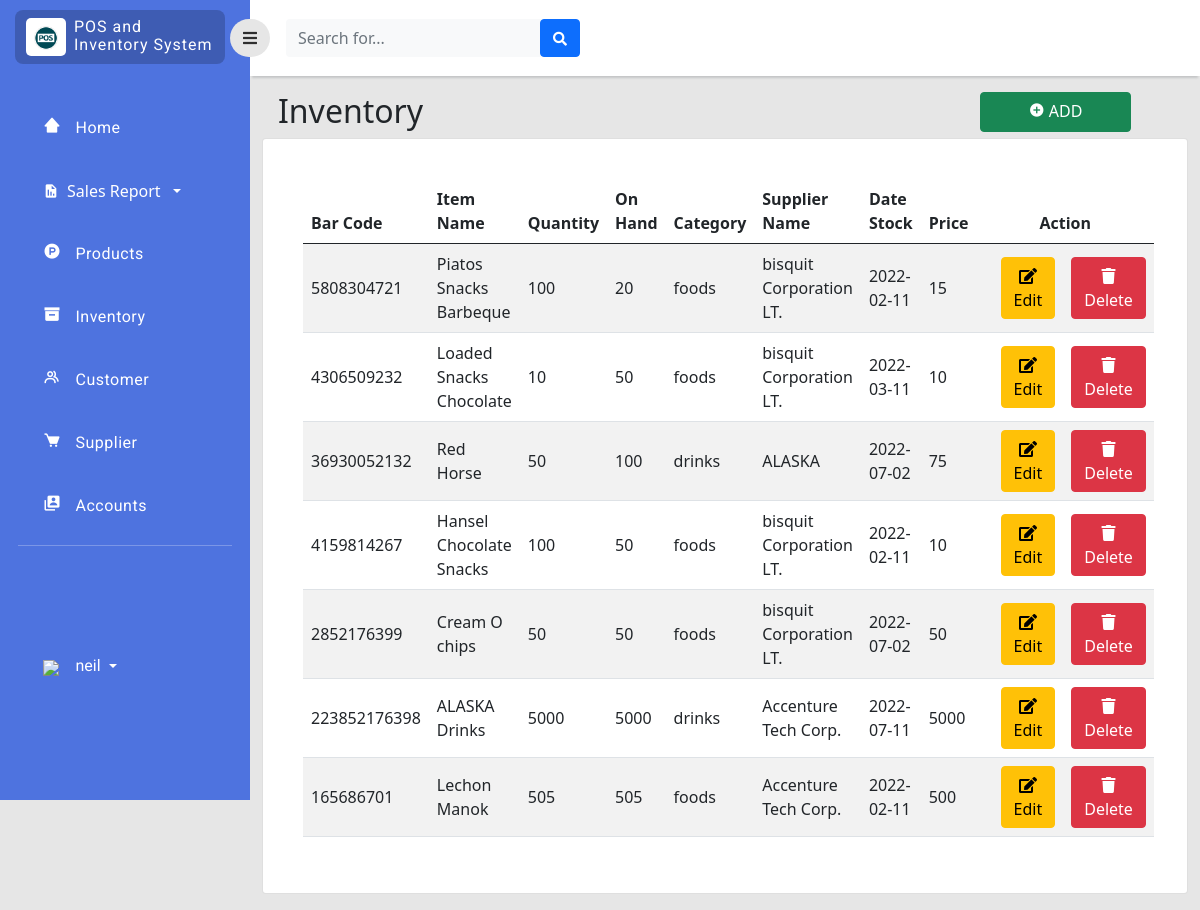
The page /php/inventory.php (signed in) on the database its author committed.
### tables this page shows
CREATE TABLE `inventory` (
  `item_id` bigint(11) NOT NULL,
  `bar_code` bigint(11) NOT NULL,
  `item_name` varchar(255) NOT NULL,
  `quantity` int(11) NOT NULL,
  `price` double NOT NULL,
  `profit` double NOT NULL,
  `on_hand` int(11) NOT NULL,
  `category_id` int(11) NOT NULL,
  `supplier_id` int(11) NOT NULL,
  `stock_in` date NOT NULL
);

CREATE TABLE `category` (
  `category_id` int(11) NOT NULL,
  `category_name` enum('foods','drinks') NOT NULL
);

CREATE TABLE `supplier` (
  `supplier_id` int(11) NOT NULL,
  `company_name` varchar(255) NOT NULL,
  `location_id` int(255) NOT NULL,
  `phone_no` int(11) NOT NULL
);

### php/inventory.php (the view, shortened to what this page needs)
<?php
include 'connection.php';
?>
<!doctype html>
<html lang="en">
  <head>
    <link href="https://cdn.jsdelivr.net/npm/bootstrap@5.0.2/dist/css/bootstrap.min.css" rel="stylesheet"
>
    <link rel="stylesheet" type="text/css" href="../style/dash.css">
    <link
      href="https://cdnjs.cloudflare.com/ajax/libs/font-awesome/5.15.1/css/all.min.css"
      rel="stylesheet"
    />
    <link href='https://unpkg.com/boxicons@2.1.2/css/boxicons.min.css' rel='stylesheet'>
    </head>
    <body>
    <div class="page">
        <div class="sidebar">
            <div class="sidebar-header">
                <div class="sidebar-logo-container">
                    <div class="logo-container">
                        <img class="logo-sidebar" src="../image/logo.png" />
                    </div>
                    <div class="sys-name-container mt-2">
                        <p class="sys-name">
                            POS and <br>
                            <span class="brand-subname">
                            Inventory System
                            </span>
                        </p>
                    </div>
                </div>
            </div>
            <div class="sidebar-body">
                <ul class="navigation-list">
                    <li class="navigation-list-item">
                        <a class="navigation-link" href="dashboard.php">
                            <div class="row">
                                <div class="col-2">
                                    <i class='bx bxs-home-alt-2'></i>
                                </div>
                                <div class="col-9">
                                    Home
                                </div>
                            </div>
                        </a>
                    </li>
                   <li class="navigation-list-item">
                        <a href="#submenu1" data-bs-toggle="collapse" class="d-flex align-items-center text-white text-decoration-none dropdown-toggle" >
                            <i class='bx bxs-report bi'></i><span class="mx-2 text-white">Sales Report</span></a>
                    </li>
                    <li class="navigation-list-item">
                        <a class="navigation-link" href="product.php">
                            <div class="row">
                                <div class="col-2">
                                    <i class='bx bxl-product-hunt' ></i>
                                </div>
                                <div class="col-9">
                                    Products
                                </div>
                            </div>
                        </a>
                    </li>
                     <li class="navigation-list-item">
                        <a class="navigation-link" href="inventory.php">
                            <div class="row">
                                <div class="col-2">
                                    <i class='bx bxs-box'></i>
                                </div>
                                <div class="col-9">
                                    Inventory
                                </div>
                            </div>
                        </a>
                    </li>
                    <li class="navigation-list-item">
                        <a class="navigation-link" href="customer.php">
                            <div class="row">
                                <div class="col-2">
                                    <i class='bx bx-group'></i>
                                </div>
                                <div class="col-9">
                                    Customer
                                </div>
                            </div>
                        </a>
                    </li>
                    <li class="navigation-list-item">
                        <a class="navigation-link" href="supplier.php">
                            <div class="row">
                                <div class="col-2">
                                    <i class='bx bxs-cart' ></i>
                                </div>
                                <div class="col-9">
                                    Supplier
                                </div>
                            </div>
                        </a>
                    </li>
                    <li class="navigation-list-item">
                        <a class="navigation-link" href="user_manager.php">
                            <div class="row">
                                <div class="col-2">
                                    <i class='bx bxs-user-account'></i>
                                </div>
                                <div class="col-9">
                                    Accounts
                                </div>
                            </div>
                        </a>
                    </li>
                    <hr style="color:rgb(255, 255, 255);margin-top:10px;">
                    <li class="navigation-list-item" style="margin-top: 45%;">
                        <div class="dropdown pb-1">
                            <a href="#" class="d-flex align-items-center text-white text-decoration-none dropdown-toggle" id="dropdownUser1" data-bs-toggle="dropdown" aria-expanded="false">
                                <div class="col-2">
                                    <img src="../image/user_35px.png" />
                                </div>
                                <span class="d-none d-sm-inline mx-1"><?php echo $_SESSION["username"];  ?></span>
                            </a>
                        </div>
                    </li>
                </ul>
            </div>
        </div>
        <div class="content">
            <div class="navigationBar">
                <button id="sidebarToggle" class="btn sidebarToggle">
                    <i class="fas fa-bars"></i>
                </button>
                <form class="d-none d-sm-inline-block form-inline mr-auto ml-md-3 my-2 my-md-0 mw-100 navbar-search ms-3">
                    <div class="input-group">
                        <input type="text" class="form-control bg-light border-0 small" placeholder="Search for..."aria-label="Search" aria-describedby="basic-addon2"id="SearchMo" onkeyup="myFunction()">
                        <div class="input-group-append">
                            <button class="btn btn-primary" type="button">
                                <i class="fas fa-search fa-sm"></i>
                            </button>
                        </div>
                    </div>
                </form>
            </div>
            <div class="col py-3 d-flex justify-content-center overflow-auto">
                 <div class="container-fluid">
                <div class="row">
                        <div class="col d-flex justify-content">
                            <br>
                            <div class="w-50">
                                <h2 class="text-dark text-start ps-3 ">Inventory </h2>
                            </div>
                            <div class="position-left w-50">
                                <button type="button" class="btn btn-success px-5 pb-2" data-bs-toggle="modal" data-bs-target="#create" style="margin-left: 55%;"><b><i class='bx bxs-plus-circle'></i> </b> ADD</button>
                            </div>
                        </div>
                    </div>
                    <div class="row">
                        <div class="col ">
                            <div class="card">
                                <div class="card-body rounded-3 m-4 table-responsive-sm">
                                    <table class="table table-striped align-middle" id="InventoryTab">
                                        <thead>
                                            <tr>
                                                <th scope="col">Bar Code</th>
                                                <th scope="col">Item Name</th>
                                                <th scope="col">Quantity</th>
                                                <th scope="col">On Hand</th>
                                                <th scope="col">Category</th>
                                                <th scope="col">Supplier Name</th>
                                                <th scope="col">Date Stock</th>
                                                <th scope="col">Price</th>
                                                <th scope="col" style="text-align: center;">Action</th>
                                            </tr>
                                        </thead>
                                        <tbody>
                                            <?php
                                            $query_run = mysqli_query($con,"SELECT * FROM inventory");
                                            $sql_run = mysqli_query($con,"SELECT * FROM category,inventory WHERE(category.category_id=inventory.category_id)");
                                            $sup_run = mysqli_query($con,"SELECT * FROM supplier,inventory WHERE(supplier.supplier_id=inventory.supplier_id)");
                                            while ($row=mysqli_fetch_assoc($query_run) AND $rows=mysqli_fetch_assoc($sql_run) AND $raw=mysqli_fetch_assoc($sup_run)) { ?>
                                            <tr>
                                                <td><?php echo $row['bar_code'];  ?></td>
                                                <td><?php echo $row['item_name'];  ?></td>
                                                <td ><?php echo $row['quantity'];  ?></td>
                                                <td><?php echo $row['on_hand'];  ?></td>
                                                <td ><?php echo $rows['category_name'];  ?></td>
                                                <td><?php echo $raw['company_name'];  ?></td>
                                                <td><?php echo $row['stock_in'];  ?></td>
                                                <td ><?php echo $row['price'];  ?></td>
                                                <td>
                                                    <div class="d-flex flex-row justify-content-center">
                                                        <button class="btn btn-warning editbtn mx-3" data-toggle="modal" type="button"><i class="fas fa-edit" data-toggle="tooltip" title="edit"></i>Edit</button>
                                                        <button class="btn btn-danger deletebtn" data-toggle="modal" type="button"><i class="fas fa-trash" data-toggle="tooltip" title="edit"></i>Delete</button>
                                                </td>
                                            </tr>
                                        <?php }  ?>
                                        </tbody>
                                    </table>
                                </div>
                            </div>
                        </div>
                    </div>
                </div>
            </div>
        </div>
    </div>
</body>
</html>

### style/dash.css (style rules this page uses)
body { background-color: #e6e6e6; }
.page .sidebar { background: rgb(78, 115, 223); position: fixed; top: 0; left: 0; width: 250px; height: 100vh; overflow-y: auto; overflow-x: hidden; transition: all 0.3s ease; }
.page .content { margin-left: 250px; transition: all 0.3s ease; }
.navigationBar { background-color: white; height: 50px; display: flex; padding: 38px 0px; align-items: center; box-shadow: 0 4px 2px -2px #c5c6c7; }
.sidebarToggle { font-size: 16px; color: rgb(0, 0, 0, 0.8); margin-left: -20px; z-index: 999; border-radius: 50px; background-color: #e6e6e6; transition: all 0.3s ease; outline: none!important; box-shadow: none!important; }
.sidebar-header { padding: 10px 25px 10px 15px; }
.sidebar-logo-container { background-color: rgb(0, 0, 0, 0.2); border-radius: 8px; padding-left: 3px; display: flex; }
.logo-container { max-width: 40px; background-color: #fff; border-radius: 5px; margin: 8px; padding: 6px 8px; }
.logo-sidebar { width: 100%; height: auto; }
.sys-name { color: white; margin: 0px; line-height: 1.1rem; font-size: 16px; letter-spacing: 1px; font-family: 'Roboto', sans-serif; }
.navigation-list { list-style-type:none; padding: 0px 18px; margin-top: 30px; }
.navigation-list-item { padding: 12px 18px 12px 25px; margin: 15px 0px; border-radius: 8px; }
.navigation-link { color: #fff; letter-spacing: 0.5px; font-weight: 400; text-decoration: none; font-size: 16px; font-family: 'Roboto', sans-serif; }
.navigation-link i { font-size: 18px; color: #fff; }
.navigation-list-item .dropdown span { text-decoration: none; font-size: 16px; font-family: 'Roboto', sans-serif; }

### rows shown on the page
inventory: bar_code "5808304721", item_name "Piatos Snacks Barbeque", quantity "100", on_hand "20", category.category_name "foods", supplier.company_name "bisquit Corporation LT.", stock_in "2022-02-11", price "15"
inventory: bar_code "4306509232", item_name "Loaded Snacks Chocolate", quantity "10", on_hand "50", category.category_name "foods", supplier.company_name "bisquit Corporation LT.", stock_in "2022-03-11", price "10"
inventory: bar_code "36930052132", item_name "Red Horse", quantity "50", on_hand "100", category.category_name "drinks", supplier.company_name "ALASKA", stock_in "2022-07-02", price "75"
inventory: bar_code "4159814267", item_name "Hansel Chocolate Snacks", quantity "100", on_hand "50", category.category_name "foods", supplier.company_name "bisquit Corporation LT.", stock_in "2022-02-11", price "10"
inventory: bar_code "2852176399", item_name "Cream O chips", quantity "50", on_hand "50", category.category_name "foods", supplier.company_name "bisquit Corporation LT.", stock_in "2022-07-02", price "50"
inventory: bar_code "223852176398", item_name "ALASKA Drinks", quantity "5000", on_hand "5000", category.category_name "drinks", supplier.company_name "Accenture Tech Corp.", stock_in "2022-07-11", price "5000"
inventory: bar_code "165686701", item_name "Lechon Manok", quantity "505", on_hand "505", category.category_name "foods", supplier.company_name "Accenture Tech Corp.", stock_in "2022-02-11", price "500"

### other values the page prints
$_SESSION["username"] "neil"
